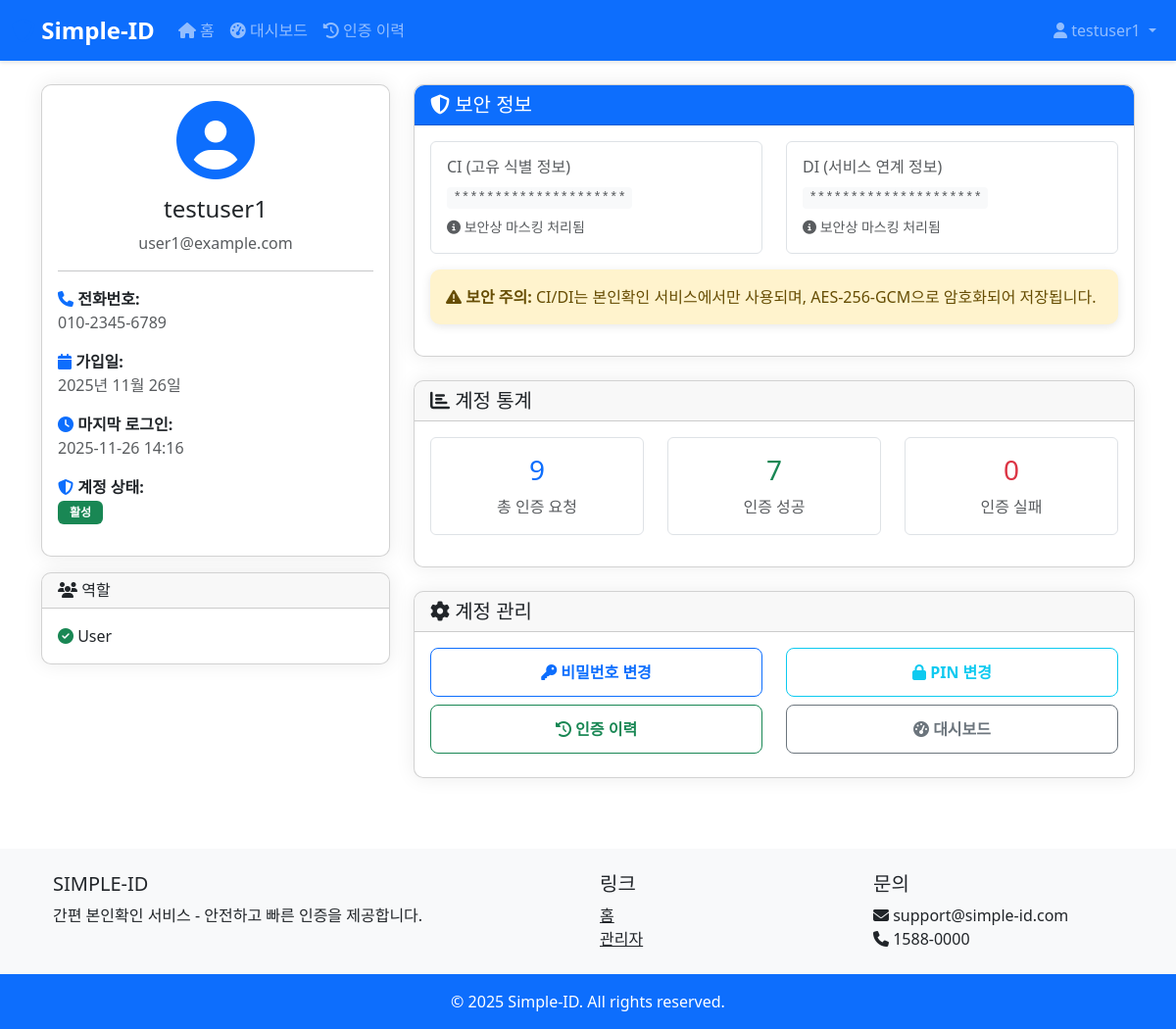
The page /accounts/profile/ (signed in) on the database as committed earlier.
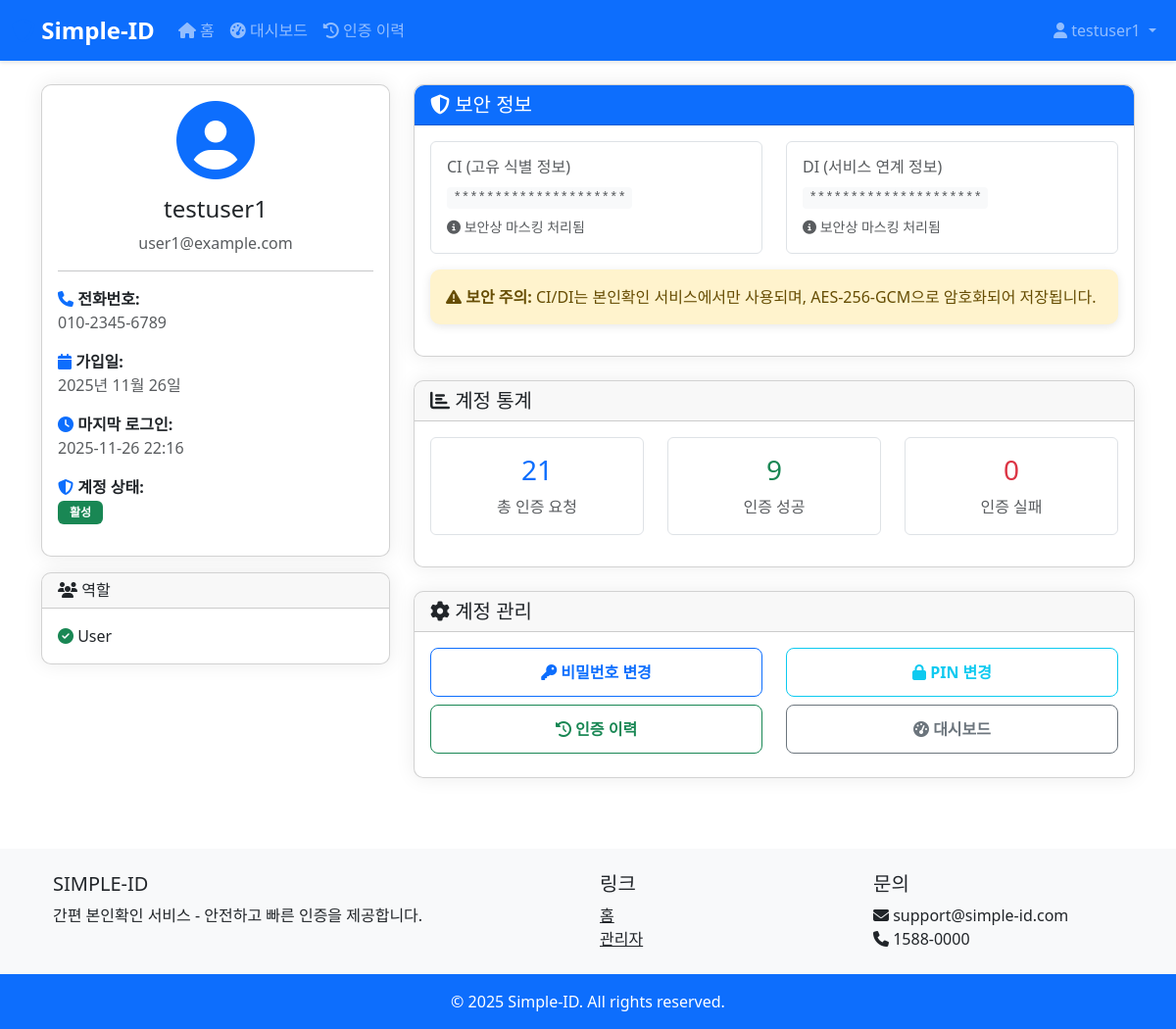
The same page on the database as committed later.
### accounts/models.py (models this page shows, shortened)
class User(AbstractUser):
    phone_validator = RegexValidator(
        regex=r'^\d{3}-\d{4}-\d{4}$',
        message="Phone number must be in format: 010-1234-5678"
    )
    phone_number = models.CharField(
        max_length=13,
        unique=True,
        validators=[phone_validator],
        db_index=True,
        help_text="Format: 010-1234-5678"
    )
    pin_code = models.CharField(
        max_length=255,
        help_text="Hashed 6-digit PIN code"
    )
    ci = models.CharField(
        max_length=500,
        unique=True,
        help_text="Encrypted Connecting Information (CI)"
    )
    di = models.CharField(
        max_length=500,
        unique=True,
        help_text="Encrypted Duplication Information (DI)"
    )
    created_at = models.DateTimeField(auto_now_add=True, db_index=True)
    updated_at = models.DateTimeField(auto_now=True)
    class Meta:
        db_table = 'accounts_user'
        verbose_name = 'User'
        verbose_name_plural = 'Users'
        indexes = [
            models.Index(fields=['phone_number'], name='idx_user_phone'),
            models.Index(fields=['ci'], name='idx_user_ci'),
            models.Index(fields=['-created_at'], name='idx_user_created_at'),
        ]
        constraints = [
            models.CheckConstraint(
                check=models.Q(phone_number__regex=r'^\d{3}-\d{4}-\d{4}$'),
                name='chk_phone_format'
            ),
        ]

class UserRoleAssignment(models.Model):
    user = models.ForeignKey(
        User,
        on_delete=models.CASCADE,
        related_name='role_assignments'
    )
    role = models.ForeignKey(
        UserRole,
        on_delete=models.CASCADE,
        related_name='user_assignments'
    )
    assigned_at = models.DateTimeField(auto_now_add=True)
    assigned_by = models.ForeignKey(
        User,
        on_delete=models.SET_NULL,
        null=True,
        blank=True,
        related_name='role_assignments_made'
    )
    class Meta:
        db_table = 'accounts_userroleassignment'
        verbose_name = 'User Role Assignment'
        verbose_name_plural = 'User Role Assignments'
        unique_together = ('user', 'role')
        indexes = [
            models.Index(fields=['user', 'role'], name='idx_user_role'),
        ]

class UserRole(models.Model):
    ROLE_CHOICES = [
        ('SUPER_ADMIN', 'Super Administrator'),
        ('SERVICE_ADMIN', 'Service Administrator'),
        ('AUDITOR', 'Auditor'),
        ('USER', 'User'),
    ]
    role_name = models.CharField(
        max_length=50,
        choices=ROLE_CHOICES,
        unique=True
    )
    description = models.TextField(blank=True)
    permissions = models.JSONField(
        default=dict,
        help_text="JSON object containing permissions"
    )
    created_at = models.DateTimeField(auto_now_add=True)
    class Meta:
        db_table = 'accounts_userrole'
        verbose_name = 'User Role'
        verbose_name_plural = 'User Roles'

### accounts/views.py (the view)
# urls.py: path('profile/', views.ProfileView.as_view(), name='profile'),
class ProfileView(LoginRequiredMixin, TemplateView):
    template_name = 'accounts/profile.html'
    login_url = reverse_lazy('accounts:login')
    def get_context_data(self, **kwargs):
        context = super().get_context_data(**kwargs)
        user = self.request.user
        context['user_roles'] = UserRoleAssignment.objects.filter(
            user=user
        ).select_related('role')
        context['auth_stats'] = {
            'total': AuthTransaction.objects.filter(user=user).count(),
            'completed': AuthTransaction.objects.filter(user=user, status='COMPLETED').count(),
            'failed': AuthTransaction.objects.filter(user=user, status='FAILED').count(),
        }
        return context

### templates/accounts/profile.html (shortened to what this page needs)
{% extends 'base.html' %}
{% block content %}
<div class="row">
    <div class="col-md-4 mb-4">
        <div class="card">
            <div class="card-body text-center">
                <i class="fas fa-user-circle fa-5x text-primary mb-3"></i>
                <h4>{{ user.username }}</h4>
                <p class="text-muted">{{ user.email }}</p>
                <hr>
                <div class="text-start">
                    <p>
                        <i class="fas fa-phone text-primary"></i>
                        <strong>전화번호:</strong><br>
                        <span class="text-muted">{{ user.phone_number|default:"미등록" }}</span>
                    </p>
                    <p>
                        <i class="fas fa-calendar text-primary"></i>
                        <strong>가입일:</strong><br>
                        <span class="text-muted">{{ user.date_joined|date:"Y년 m월 d일" }}</span>
                    </p>
                    <p>
                        <i class="fas fa-clock text-primary"></i>
                        <strong>마지막 로그인:</strong><br>
                        <span class="text-muted">{{ user.last_login|date:"Y-m-d H:i" }}</span>
                    </p>
                    <p>
                        <i class="fas fa-shield-alt text-primary"></i>
                        <strong>계정 상태:</strong><br>
                        {% if user.is_active %}
                        <span class="badge bg-success">활성</span>
                        {% else %}
                        <span class="badge bg-danger">비활성</span>
                        {% endif %}
                    </p>
                </div>
            </div>
        </div>
        <div class="card mt-3">
            <div class="card-header">
                <h6 class="mb-0">
                    <i class="fas fa-users"></i> 역할
                </h6>
            </div>
            <div class="card-body">
                {% if user_roles %}
                <ul class="list-unstyled mb-0">
                    {% for role in user_roles %}
                    <li>
                        <i class="fas fa-check-circle text-success"></i>
                        {{ role.role.get_role_name_display }}
                    </li>
                    {% endfor %}
                </ul>
                {% else %}
                <p class="text-muted mb-0">할당된 역할이 없습니다.</p>
                {% endif %}
            </div>
        </div>
    </div>
    <div class="col-md-8">
        <div class="card mb-4">
            <div class="card-header bg-primary text-white">
                <h5 class="mb-0">
                    <i class="fas fa-shield-alt"></i> 보안 정보
                </h5>
            </div>
            <div class="card-body">
                <div class="row">
                    <div class="col-md-6 mb-3">
                        <div class="border rounded p-3">
                            <h6 class="text-muted">CI (고유 식별 정보)</h6>
                            <code class="text-muted">*********************</code>
                            <p class="small text-muted mb-0 mt-2">
                                <i class="fas fa-info-circle"></i>
                                보안상 마스킹 처리됨
                            </p>
                        </div>
                    </div>
                    <div class="col-md-6 mb-3">
                        <div class="border rounded p-3">
                            <h6 class="text-muted">DI (서비스 연계 정보)</h6>
                            <code class="text-muted">*********************</code>
                            <p class="small text-muted mb-0 mt-2">
                                <i class="fas fa-info-circle"></i>
                                보안상 마스킹 처리됨
                            </p>
                        </div>
                    </div>
                </div>
                <div class="alert alert-warning">
                    <i class="fas fa-exclamation-triangle"></i>
                    <strong>보안 주의:</strong>
                    CI/DI는 본인확인 서비스에서만 사용되며, AES-256-GCM으로 암호화되어 저장됩니다.
                </div>
            </div>
        </div>
        <div class="card mb-4">
            <div class="card-header">
                <h5 class="mb-0">
                    <i class="fas fa-chart-bar"></i> 계정 통계
                </h5>
            </div>
            <div class="card-body">
                <div class="row text-center">
                    <div class="col-md-4 mb-3">
                        <div class="border rounded p-3">
                            <h3 class="text-primary">{{ auth_stats.total }}</h3>
                            <p class="text-muted mb-0">총 인증 요청</p>
                        </div>
                    </div>
                    <div class="col-md-4 mb-3">
                        <div class="border rounded p-3">
                            <h3 class="text-success">{{ auth_stats.completed }}</h3>
                            <p class="text-muted mb-0">인증 성공</p>
                        </div>
                    </div>
                    <div class="col-md-4 mb-3">
                        <div class="border rounded p-3">
                            <h3 class="text-danger">{{ auth_stats.failed }}</h3>
                            <p class="text-muted mb-0">인증 실패</p>
                        </div>
                    </div>
                </div>
            </div>
        </div>
        <div class="card">
            <div class="card-header">
                <h5 class="mb-0">
                    <i class="fas fa-cog"></i> 계정 관리
                </h5>
            </div>
            <div class="card-body">
                <div class="row">
                    <div class="col-md-6 mb-2">
                        <a href="{% url 'accounts:change_password' %}" class="btn btn-outline-primary w-100">
                            <i class="fas fa-key"></i> 비밀번호 변경
                        </a>
                    </div>
                    <div class="col-md-6 mb-2">
                        <a href="{% url 'accounts:change_pin' %}" class="btn btn-outline-info w-100">
                            <i class="fas fa-lock"></i> PIN 변경
                        </a>
                    </div>
                    <div class="col-md-6 mb-2">
                        <a href="{% url 'auth_transactions:auth_history' %}" class="btn btn-outline-success w-100">
                            <i class="fas fa-history"></i> 인증 이력
                        </a>
                    </div>
                    <div class="col-md-6 mb-2">
                        <a href="{% url 'dashboard' %}" class="btn btn-outline-secondary w-100">
                            <i class="fas fa-tachometer-alt"></i> 대시보드
                        </a>
                    </div>
                </div>
            </div>
        </div>
    </div>
</div>
{% endblock %}

### templates/base.html (shortened to what this page needs)
<!DOCTYPE html>
<html lang="ko">
<head>
    {% load static %}
    <link href="https://cdn.jsdelivr.net/npm/bootstrap@5.3.0/dist/css/bootstrap.min.css" rel="stylesheet">
    <link rel="stylesheet" href="https://cdnjs.cloudflare.com/ajax/libs/font-awesome/6.4.0/css/all.min.css">
    <link rel="stylesheet" href="{% static 'css/style.css' %}">
</head>
<body>
    <nav class="navbar navbar-expand-lg navbar-dark bg-primary">
        <div class="container-fluid">
            <a class="navbar-brand" href="{% url 'home' %}">
                <i class="fas fa-shield-alt"></i> Simple-ID
            </a>
            <div class="collapse navbar-collapse" id="navbarNav">
                <ul class="navbar-nav me-auto">
                    <li class="nav-item">
                        <a class="nav-link" href="{% url 'home' %}">
                            <i class="fas fa-home"></i> 홈
                        </a>
                    </li>
                    {% if user.is_authenticated %}
                    <li class="nav-item">
                        <a class="nav-link" href="{% url 'dashboard' %}">
                            <i class="fas fa-tachometer-alt"></i> 대시보드
                        </a>
                    </li>
                    <li class="nav-item">
                        <a class="nav-link" href="{% url 'auth_transactions:auth_history' %}">
                            <i class="fas fa-history"></i> 인증 이력
                        </a>
                    </li>
                    {% endif %}
                </ul>
                <ul class="navbar-nav">
                    {% if user.is_authenticated %}
                    <li class="nav-item dropdown">
                        <a class="nav-link dropdown-toggle" href="#" id="navbarDropdown" role="button"
                           data-bs-toggle="dropdown">
                            <i class="fas fa-user"></i> {{ user.username }}
                        </a>
                    </li>
                    {% endif %}
                </ul>
            </div>
        </div>
    </nav>
    <main class="container my-4">
        {% block content %}
        {% endblock %}
    </main>
    <footer class="bg-light text-center text-lg-start mt-5">
        <div class="container p-4">
            <div class="row">
                <div class="col-lg-6 col-md-12 mb-4 mb-md-0">
                    <h5 class="text-uppercase">Simple-ID</h5>
                    <p>
                        간편 본인확인 서비스 - 안전하고 빠른 인증을 제공합니다.
                    </p>
                </div>
                <div class="col-lg-3 col-md-6 mb-4 mb-md-0">
                    <h5 class="text-uppercase">링크</h5>
                    <ul class="list-unstyled mb-0">
                        <li><a href="{% url 'home' %}" class="text-dark">홈</a></li>
                        <li><a href="/admin/" class="text-dark">관리자</a></li>
                    </ul>
                </div>
                <div class="col-lg-3 col-md-6 mb-4 mb-md-0">
                    <h5 class="text-uppercase">문의</h5>
                    <ul class="list-unstyled mb-0">
                        <li><i class="fas fa-envelope"></i> support@simple-id.com</li>
                        <li><i class="fas fa-phone"></i> 1588-0000</li>
                    </ul>
                </div>
            </div>
        </div>
        <div class="text-center p-3 bg-primary text-white">
            © 2025 Simple-ID. All rights reserved.
        </div>
    </footer>
</body>
</html>

### static/css/style.css (style rules this page uses)
:root { --primary-color: #0d6efd; --secondary-color: #6c757d; --success-color: #198754; --danger-color: #dc3545; --warning-color: #ffc107; --info-color: #0dcaf0; --light-color: #f8f9fa; --dark-color: #212529; }
body { font-family: 'Segoe UI', Tahoma, Geneva, Verdana, sans-serif; min-height: 100vh; display: flex; flex-direction: column; }
.navbar { box-shadow: 0 2px 4px rgba(0,0,0,.1); }
.navbar-brand { font-weight: 700; font-size: 1.5rem; }
.navbar-brand i { color: var(--primary-color); }
footer { margin-top: auto; background-color: var(--dark-color); }
main { flex: 1; }
.card { border-radius: 10px; box-shadow: 0 0 20px rgba(0,0,0,.08); transition: transform .3s ease, box-shadow .3s ease; }
.card-header { border-radius: 10px 10px 0 0 !important; }
.badge { padding: 0.5em 1em; font-weight: 600; }
.btn { border-radius: 8px; padding: 0.75rem 1.5rem; font-weight: 600; transition: all .3s ease; }
.alert { border-radius: 10px; border: none; box-shadow: 0 2px 10px rgba(0,0,0,.1); }
code { background-color: #f8f9fa; padding: 0.2rem 0.4rem; border-radius: 4px; font-family: 'Courier New', monospace; color: #d63384; }

Rows that differ between the two databases and show on the page:
changed User "testuser1": last_login "2025-11-26 14:16" → "2025-11-26 22:16"
Other text that changed with them:
{{ auth_stats.total }}: "9" → "21"
{{ auth_stats.completed }}: "7" → "9"
